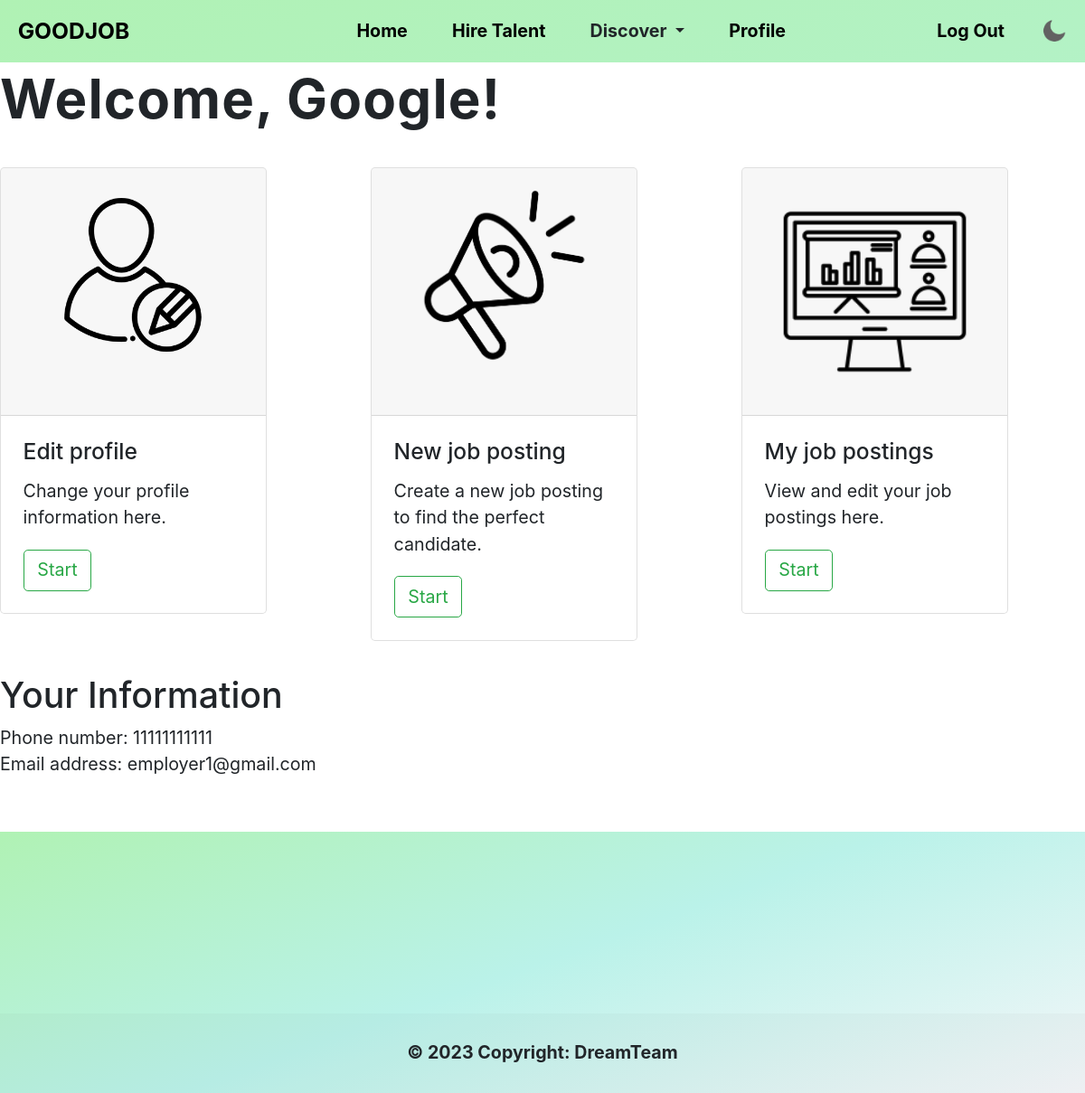
The app's page /employer_home (signed in) with its own data.
### app/models/user.py (models this page shows)
class User(db.Model, UserMixin):
    id = db.Column(db.Integer, primary_key=True)
    email = db.Column(db.String(100), unique=True)
    password = db.Column(db.String(20))
    first_name = db.Column(db.String(50))
    last_name = db.Column(db.String(50))
    company_name = db.Column(db.String(50))
    phone_number = db.Column(db.String(15))
    resume_file = db.Column(db.LargeBinary)
    profile = db.Column(db.String(20)) #values are "seeker", "employer", "admin"
    Posts = db.relationship('Post', backref='user', passive_deletes=True)

### app/views/main.py (the view)
@main.route('/employer_home')
@login_required
def employer_home():
    user_id = request.args.get('user_id')
    user = User.query.filter_by(id=user_id).first()
    return render_template("home/employer_home.html", user=current_user)

### app/views/main.py (called while the page is built)
@login_required
def get_notifications():
    if current_user:
        notifications = Notification.query.filter_by(user_id=current_user.id).all()
        return notifications
    else:
        return []

@main.context_processor
def inject_notifications():
    notifications = get_notifications()
    return dict(notifications=notifications)

### app/templates/home/employer_home.html (shortened to what this page needs)
{% extends "base.html" %}
{% block content %}
<head>
    <link rel="stylesheet" href="{{ url_for('static', filename='css/employer_home.css') }}">
    <h1 style="margin-bottom: 3%;">{% print("Welcome, " + user.company_name + "!" )%}</h1>
  </head>
<div class="row item1">
    <div class="col-md">
        <div class="card" style="width: 15rem;">
            <div class="card-header">
            <image src="{{url_for('static', filename='images/edit-profile-icon.png')}}" class="card-img-top" alt="imagenotworking">
            </div>
            <div class="card-body">
              <h5 class="card-title">Edit profile</h5>
              <p class="card-text">Change your profile information here.</p>
              <a id = "editinfo" href="/editinfo/{{user.id}}" class="btn btn-outline-success">Start</a>
            </div>
          </div>
    </div>
    <div class="col-md">
        <div class="card" style="width: 15rem;">
            <div class="card-header">
            <image src="{{url_for('static', filename='images/my-job-icon.png')}}" class="card-img-top" alt="imagenotworking">
            </div>
            <div class="card-body">
              <h5 class="card-title">New job posting</h5>
              <p class="card-text">Create a new job posting to find the perfect candidate.</p>
              <a id="create_post" href="/create_post" class="btn btn-outline-success">Start</a>
            </div>
          </div>
    </div>
    <div class="col-md">
        <div class="card" style="width: 15rem;">
            <div class="card-header">
            <image src="{{url_for('static', filename='images/my-postings-icon.png')}}" class="card-img-top" alt="imagenotworking">
            </div>
            <div class="card-body">
              <h5 class="card-title">My job postings</h5>
              <p class="card-text">View and edit your job postings here.</p>
              <a id="my_posts" href="/myposts" class="btn btn-outline-success"> Start</a>
            </div>
          </div>
    </div>
  </div>
<h2 style="margin-top: 3%;">Your Information</h2>
{% print("Phone number: " + user.phone_number) %} </br>
{% print("Email address: " + user.email) %}
{% endblock %}

### app/templates/base.html (shortened to what this page needs)
<!DOCTYPE html>
<html>
    <head>
        <link rel="stylesheet" href="https://cdn.jsdelivr.net/npm/bootstrap@4.3.1/dist/css/bootstrap.min.css"
>
        <link rel="stylesheet" href="https://kit.fontawesome.com/3c22080b59.css">
        <link rel="stylesheet" type="text/css" href="{{ url_for('static', filename='css/main.css') }}">
        <link rel="stylesheet" type="text/css" href="{{ url_for('static', filename='css/jobpostings.css') }}">
        <link rel="stylesheet" type="text/css" href="{{ url_for('static', filename='css/themechange.css') }}">
        <link href='https://unpkg.com/css.gg@2.0.0/icons/css/bell.css' rel='stylesheet'>
        <link href='https://unpkg.com/css.gg@2.0.0/icons/css/profile.css' rel='stylesheet'>
    </head>
    <body>
        <nav class="navbar navbar-expand-lg baredenaviagtion">
          <a class="navbar-brand " href="/">GOODJOB</a>
          <div class="collapse navbar-collapse navigation" id="navbarTogglerDemo03">
            <ul class="navbar-nav ml-auto mt-2 mt-lg-0">
              <li class="nav-item active  mr-4">
                <a class="nav-link" id="home" href="/">Home <span class="sr-only">(current)</span></a>
              </li>
              {%if user and user.is_authenticated and user.profile == 'employer'%}
              <li class="nav-item  mr-4">
                <a class="nav-link" id="hiretalent" href="/create_post">Hire Talent</a>
              </li>
              {%endif%}
              <li class="nav-item dropdown  mr-4">
                <a class="nav-link dropdown-toggle" style="cursor: pointer;"  role="button" data-toggle="dropdown" aria-haspopup="true" aria-expanded="false">
                  Discover
                </a>
              </li>
              {%if user and user.is_authenticated and user.profile == 'employer'%}
              <li class="nav-item  mr-4">
                <a class="nav-link" id="employer_home" href="/employer_home">Profile</a>
              </li>
              {%endif%}
              {%if user and user.is_authenticated and (user.profile == 'seeker' or user.profile == 'employer') %}
              <li class="nav-item dropdown  mr-4">
              </li>
              <li class="nav-item dropdown  mr-4">
              </li>
              {%endif%}
              {% if user and user.is_authenticated %}
              <li class="nav-item  mr-4">
                <a class="nav-link" id="logout" href="/auth/logout">Log Out</a>
              </li>
              {% endif %}
            </ul>
            <img src="{{ url_for('static', filename='images/moon.png') }}" id="themeIcon" alt="moon" >
          </div>
        </nav>
            {% block content %}
            {% endblock %}
<div class="foot"  >
    <div class="container text-center text-md-start mt-5">
      <div class="row mt-3">
      </div>
    </div>
  <div class="text-center p-4" style="background-color: rgba(0, 0, 0, 0.025);">
    <a class="text-reset fw-bold" > © 2023 Copyright: DreamTeam</a>
  </div>
</div>
    </body>
</html>

### app/static/css/main.css (style rules this page uses)
* { margin: 0; text-decoration: none; padding: 0; list-style: none; }
:root { --primary-color: linear-gradient(160deg, #B0F2B4, #BAF2E9, #F4F6F9); --secondary-color: #F8F9FA; --body-fonts: "Helvetica", "Arial", sans-serif; --line-height: 1.5; --background-size: 400% 400%; font-size: calc(16px + (20 - 16) * (100vw - 320px) / (1280 - 320)); }
.baredenaviagtion { background: var(--primary-color); background-size: 600% 600%; animation: GradientAnimation 8s ease infinite; }
a { color:black; text-decoration: none; font-weight: bold; }
h1 { font-weight: bold; font-size: 60px; letter-spacing: .02em; line-height: 60pt; }
* { box-sizing: border-box;margin: 0;padding: 0 }
.foot { background: var(--primary-color); }

### app/static/css/jobpostings.css (style rules this page uses)
::placeholder { color: #eee; opacity: 1 }

### app/static/css/themechange.css (style rules this page uses)
#themeIcon { width: 30px; cursor: pointer; }

### app/static/css/employer_home.css (style rules this page uses)
.item1 div { position: relative; animation-name: one; animation-duration: 4s; }

### records on screen
User: company_name "Welcome, Google!", phone_number "Phone number: 11111111111", email "Email address: employer1@gmail.com"
